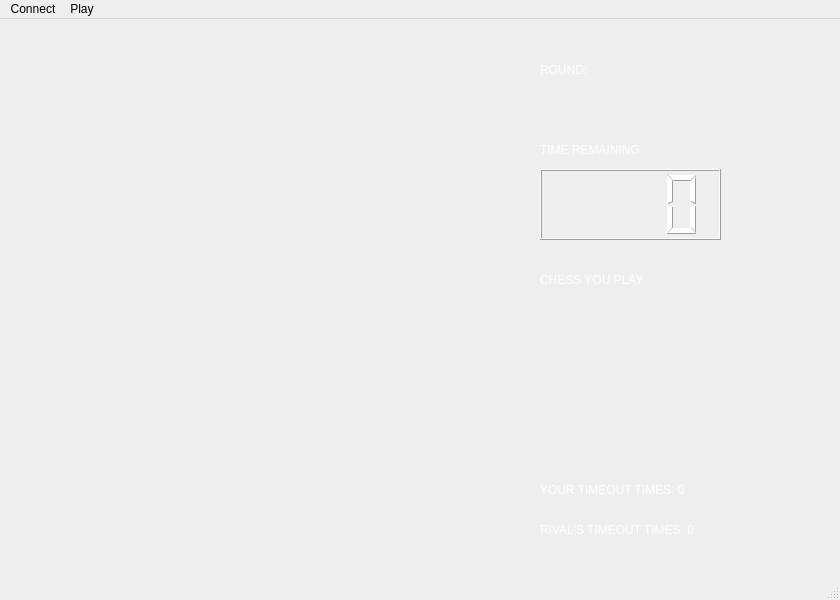
<?xml version="1.0" encoding="UTF-8"?>
<ui version="4.0">
 <class>MainWindow</class>
 <widget class="QMainWindow" name="MainWindow">
  <property name="geometry">
   <rect>
    <x>0</x>
    <y>0</y>
    <width>840</width>
    <height>600</height>
   </rect>
  </property>
  <property name="windowTitle">
   <string>MainWindow</string>
  </property>
  <widget class="QWidget" name="centralwidget">
   <widget class="QWidget" name="widget" native="true">
    <property name="geometry">
     <rect>
      <x>530</x>
      <y>0</y>
      <width>291</width>
      <height>571</height>
     </rect>
    </property>
    <widget class="QLabel" name="label_time">
     <property name="geometry">
      <rect>
       <x>10</x>
       <y>110</y>
       <width>191</width>
       <height>41</height>
      </rect>
     </property>
     <property name="styleSheet">
      <string notr="true">color: rgb(255, 255, 255);
font: 700 15pt &quot;Microsoft YaHei UI&quot;;</string>
     </property>
     <property name="text">
      <string>TIME REMAINING</string>
     </property>
    </widget>
    <widget class="QLCDNumber" name="lcdNumber_time">
     <property name="geometry">
      <rect>
       <x>10</x>
       <y>150</y>
       <width>181</width>
       <height>71</height>
      </rect>
     </property>
     <property name="styleSheet">
      <string notr="true">color: rgb(255, 255, 255);</string>
     </property>
     <property name="digitCount">
      <number>4</number>
     </property>
    </widget>
    <widget class="QLabel" name="label_chess_you">
     <property name="geometry">
      <rect>
       <x>10</x>
       <y>240</y>
       <width>191</width>
       <height>41</height>
      </rect>
     </property>
     <property name="styleSheet">
      <string notr="true">color: rgb(255, 255, 255);
font: 700 15pt &quot;Microsoft YaHei UI&quot;;</string>
     </property>
     <property name="text">
      <string>CHESS YOU PLAY</string>
     </property>
    </widget>
    <widget class="QLabel" name="label_whose_turn">
     <property name="geometry">
      <rect>
       <x>10</x>
       <y>360</y>
       <width>191</width>
       <height>41</height>
      </rect>
     </property>
     <property name="styleSheet">
      <string notr="true">color: rgb(255, 255, 255);
font: 700 15pt &quot;Microsoft YaHei UI&quot;;</string>
     </property>
     <property name="text">
      <string/>
     </property>
    </widget>
    <widget class="QLabel" name="label_timeout_you">
     <property name="geometry">
      <rect>
       <x>10</x>
       <y>450</y>
       <width>281</width>
       <height>41</height>
      </rect>
     </property>
     <property name="styleSheet">
      <string notr="true">color: rgb(255, 255, 255);
font: 700 15pt &quot;Microsoft YaHei UI&quot;;</string>
     </property>
     <property name="text">
      <string>YOUR TIMEOUT TIMES: 0</string>
     </property>
    </widget>
    <widget class="QLabel" name="label_timeout_rival">
     <property name="geometry">
      <rect>
       <x>10</x>
       <y>490</y>
       <width>281</width>
       <height>41</height>
      </rect>
     </property>
     <property name="styleSheet">
      <string notr="true">color: rgb(255, 255, 255);
font: 700 15pt &quot;Microsoft YaHei UI&quot;;</string>
     </property>
     <property name="text">
      <string>RIVAL'S TIMEOUT TIMES: 0</string>
     </property>
    </widget>
    <widget class="QLabel" name="label_round">
     <property name="geometry">
      <rect>
       <x>10</x>
       <y>30</y>
       <width>191</width>
       <height>41</height>
      </rect>
     </property>
     <property name="styleSheet">
      <string notr="true">color: rgb(255, 255, 255);
font: 700 15pt &quot;Microsoft YaHei UI&quot;;</string>
     </property>
     <property name="text">
      <string>ROUND:</string>
     </property>
    </widget>
   </widget>
  </widget>
  <widget class="QMenuBar" name="menubar">
   <property name="geometry">
    <rect>
     <x>0</x>
     <y>0</y>
     <width>840</width>
     <height>17</height>
    </rect>
   </property>
   <widget class="QMenu" name="menuConnect">
    <property name="title">
     <string>Connect</string>
    </property>
    <addaction name="actionCreate_the_connection"/>
    <addaction name="actionConnect_to_Server"/>
   </widget>
   <widget class="QMenu" name="menuPlay">
    <property name="title">
     <string>Play</string>
    </property>
    <addaction name="actionStart"/>
    <addaction name="actionAdmit_defeat"/>
   </widget>
   <addaction name="menuConnect"/>
   <addaction name="menuPlay"/>
  </widget>
  <widget class="QStatusBar" name="statusbar"/>
  <action name="actionCreate_the_connection">
   <property name="text">
    <string>Create the connection</string>
   </property>
  </action>
  <action name="actionConnect_to_Server">
   <property name="text">
    <string>Connect to Server</string>
   </property>
  </action>
  <action name="actionStart">
   <property name="text">
    <string>Start</string>
   </property>
  </action>
  <action name="actionAdmit_defeat">
   <property name="text">
    <string>Admit defeat</string>
   </property>
  </action>
 </widget>
 <resources/>
 <connections/>
</ui>
